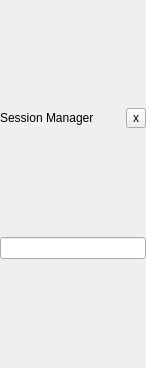
<?xml version="1.0" encoding="UTF-8"?>
<ui version="4.0">
 <class>SessionManagerWidget</class>
 <widget class="QWidget" name="SessionManagerWidget">
  <property name="geometry">
   <rect>
    <x>0</x>
    <y>0</y>
    <width>146</width>
    <height>368</height>
   </rect>
  </property>
  <property name="sizePolicy">
   <sizepolicy hsizetype="Fixed" vsizetype="Preferred">
    <horstretch>0</horstretch>
    <verstretch>0</verstretch>
   </sizepolicy>
  </property>
  <property name="windowTitle">
   <string notr="true"/>
  </property>
  <layout class="QVBoxLayout" name="verticalLayout">
   <property name="spacing">
    <number>1</number>
   </property>
   <property name="leftMargin">
    <number>0</number>
   </property>
   <property name="topMargin">
    <number>0</number>
   </property>
   <property name="rightMargin">
    <number>0</number>
   </property>
   <property name="bottomMargin">
    <number>0</number>
   </property>
   <item>
    <layout class="QHBoxLayout" name="horizontalLayout">
     <item>
      <widget class="QLabel" name="label">
       <property name="text">
        <string>Session Manager</string>
       </property>
      </widget>
     </item>
     <item>
      <widget class="QToolButton" name="toolButtonClose">
       <property name="sizePolicy">
        <sizepolicy hsizetype="Fixed" vsizetype="Fixed">
         <horstretch>0</horstretch>
         <verstretch>0</verstretch>
        </sizepolicy>
       </property>
       <property name="maximumSize">
        <size>
         <width>20</width>
         <height>20</height>
        </size>
       </property>
       <property name="text">
        <string notr="true">x</string>
       </property>
      </widget>
     </item>
    </layout>
   </item>
   <item>
    <widget class="QLineEdit" name="lineEdit"/>
   </item>
  </layout>
 </widget>
 <resources/>
 <connections/>
</ui>
